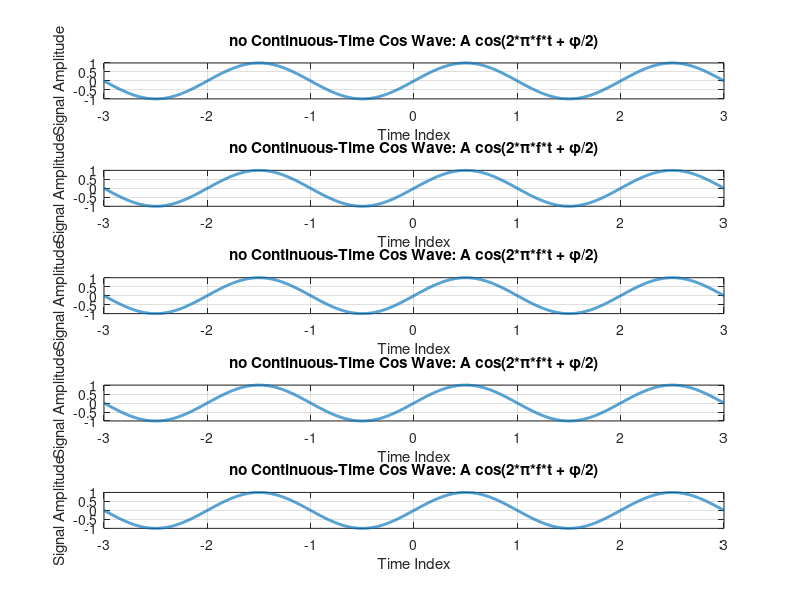

Write MATLAB code to recreate this figure.
clc;
clear all; 
close all; 
t=-3:1/1000:3; 
A=1; 
f=0.5;
phase=0;
x=A * sin(2*pi*f*t + phase);
n=input('enter n no of sinusoid ');
for i=1:n;
subplot(n,1,i)
plot(t,x, 'linewidth', 2)
title('no Continuous-Time Cos Wave: A cos(2*\pi*f*t + \phi/2)') 
xlabel('Time Index')
ylabel('Signal Amplitude') 
grid
end
axis([t(1) t(end) -A A])
